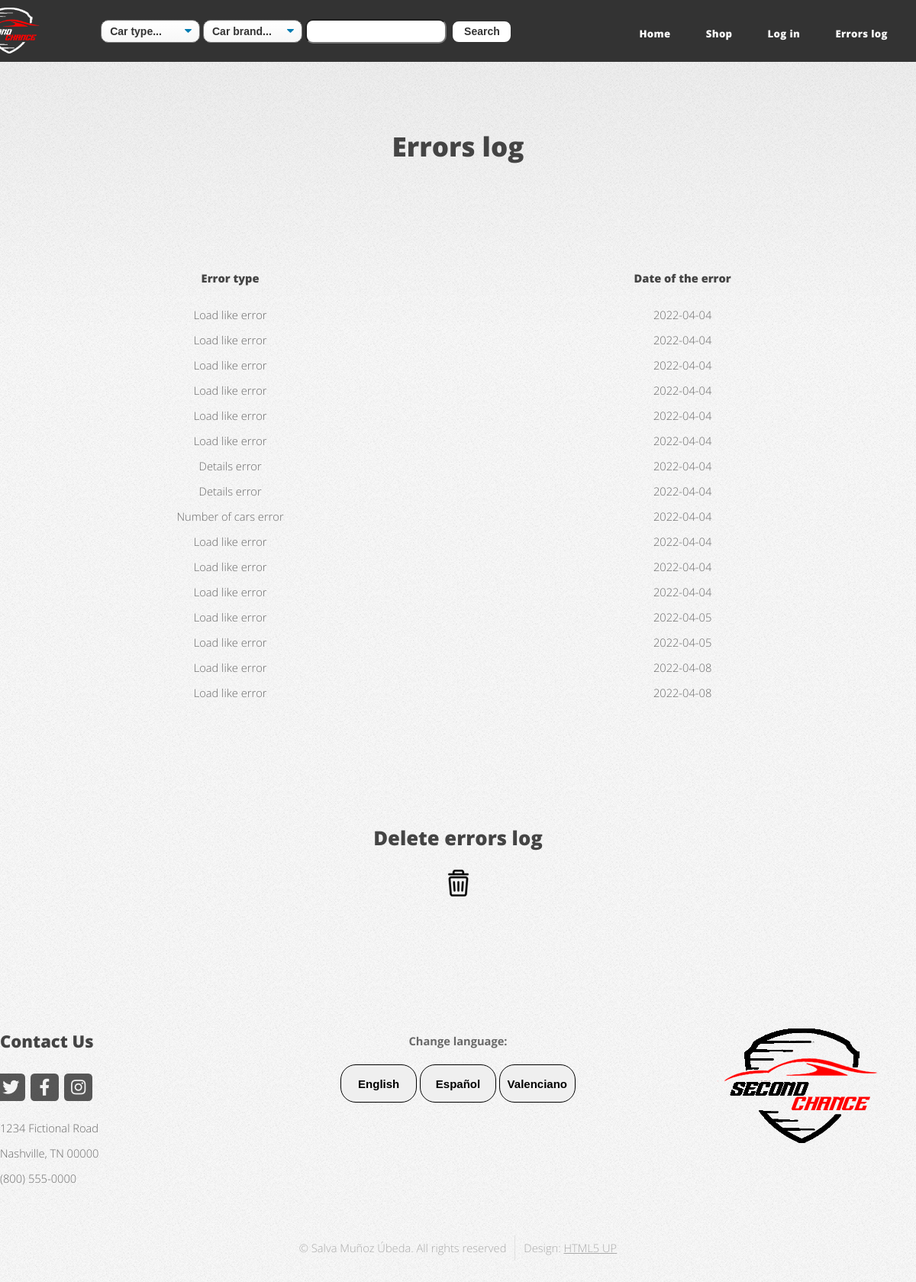
The app's page /index.php?module=errors&op=errors_log with its own data.
### tables this page shows
CREATE TABLE `errors` (
  `id_errors` int(100) UNSIGNED NOT NULL,
  `type` varchar(50) NOT NULL,
  `date` varchar(10) NOT NULL
);

### module/errors/model/DAO_errors.php (called while the page is built, shortened)
<?php
    class DAO_errors{
        function errors_log(){
			$sql = "SELECT * FROM errors ORDER BY date ASC";
			$conexion = connect::con();
            $res = mysqli_query($conexion, $sql);
            return $res;
		}
    }
?>

### module/errors/view/errors_log.php (the view)
<div id="contenido">
    <div class="container">
    	<div class="row">
    			<h1 class=titulo>Errors log</h1>
    	</div>
        <br>
        <br>
        <br>
        <br>
        <br>
    	<div class="row">
    		<table>
                <tr>
                    <td width=800 align="center"><h3>Error type</h3></td>
                    <td width=700 align="center"><h3>Date of the error</h3></td>
                </tr>
                <?php
                    if ($result->num_rows === 0){
                        echo '<tr>';
                        echo '<td align="center" colspan="3">The errors log is void</td>';
                        echo '</tr>';
                    }else{
                        foreach ($result as $row) {
                       		echo '<tr>';
                            echo '<td width=650 align="center">'. $row['type'] . '</td>';
                    	   	echo '<td width=750 align="center">'. $row['date'] . '</td>';
                        }
                    }
                ?>
            </table>
            <br>
            <br>
            <br>
            <br>
            </div>
            <table>
                <tr>
                    <th width=2000><h2>Delete errors log</h2></th>
                </tr>
                <tr>
                    <th><p><a href="index.php?module=errors&op=delete_errors_log"><img src="view/images/Papelera.png"></a></p></th>
                </tr>
            </table>
    </div>
</div>

### view/css/style.css (style rules this page uses)
#header { display: block; height: 55px; }
#header-wrapper { background-color: #333; position: fixed; width: 100%; z-index: 10000; padding: 0.9em 0 0.9em 0; }
#icono { display: inline-block; height: 60px; width: 110px; background-image: url(../images/Icono.png); background-size: cover; background-repeat: no-repeat; margin-left: -4%; margin-top: -3px; }
#icono a { display: inline-block; height: 50px; width: 75px; margin-left: 1%; position: absolute; }
#traductor button { text-align: center; font: 15px Arial, sans-serif; color: black; font-weight: 600; height: 50px; width: 100px; border-radius: 20px; border: 1px solid black; }
#traductor p { text-align: center; font-weight: bold; margin-bottom: 1em; }
#contenido { padding: 20px; }
.titulo { text-align: center; font-size: 35px; margin: auto; }
#search { width: 550px; height: 50px; margin-left: 11%; margin-top: -6.8%; }
.search_form { margin-top: 4.5%; }
#type_select, #brand_select { display: inline-block; font-size: 14px; font-family: 'Verdana', sans-serif; font-weight: 600; color: #333; line-height: 1.3; padding: .4em 1.4em .3em .8em; width: 130px; max-width: 100%; box-sizing: border-box; border-radius: 10px; appearance: none; background-color: #fff; background-repeat: no-repeat, repeat; background-position: right .7em top 50%, 0 0; background-size: .65em auto, 100%; }
#type_select option, #brand_select option { font-weight:normal; }
#autocom { display: inline-block; font-size: 14px; font-family: 'Verdana', sans-serif; font-weight: 650; color: #333; line-height: 1.3; padding: .4em 1.4em .3em .8em; width: 185px; box-sizing: border-box; border-radius: 10px; }
#search_button { display: inline-block; font-size: 14px; text-align: center; line-height: normal; font-family: 'Verdana', sans-serif; font-weight: 600; padding: 0.4em 0em 0.4em 0em; width: 80px; box-sizing: border-box; border-radius: 10px; border: solid 2px #333; color: #333; background-color: #fff; margin-left: 3px; }

### records on screen
errors: type "Load like error", date "2022-04-04"
errors: type "Load like error", date "2022-04-04"
errors: type "Load like error", date "2022-04-04"
errors: type "Load like error", date "2022-04-04"
errors: type "Load like error", date "2022-04-04"
errors: type "Load like error", date "2022-04-04"
errors: type "Details error", date "2022-04-04"
errors: type "Details error", date "2022-04-04"
errors: type "Number of cars error", date "2022-04-04"
errors: type "Load like error", date "2022-04-04"
errors: type "Load like error", date "2022-04-04"
errors: type "Load like error", date "2022-04-04"
errors: type "Load like error", date "2022-04-05"
errors: type "Load like error", date "2022-04-05"
errors: type "Load like error", date "2022-04-08"
errors: type "Load like error", date "2022-04-08"
